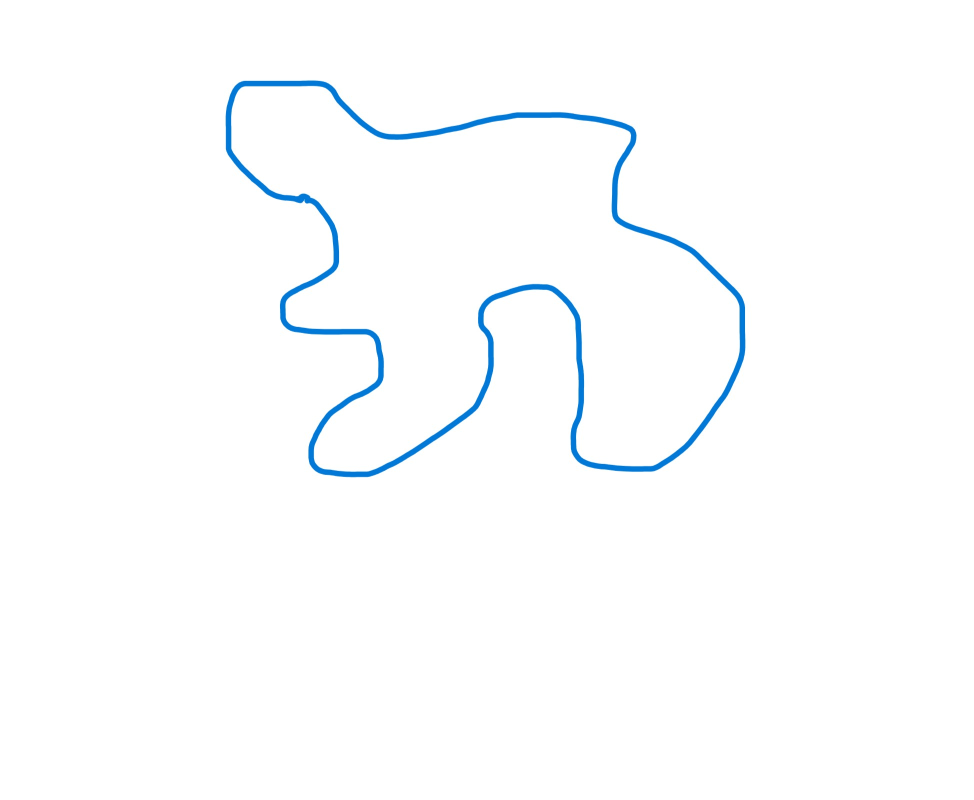
#> input picture img/3.jpeg, 1948 x 1600 px (shown at 1/2 size)
$ python main.py
#> lines starting #> are read from the running program, lines starting #| are printed output that depends on the picture; after the words box and inside, x2 and y2 are one past the last pixel; in counts of white or black regions, pixels touching at a corner belong together; long printed decimals are rounded
### image.py
import cv2
import numpy as np


# [6 lines left out: function myshow, not called in this run]


def get_curve_points(image_path):
    # Load the image
#> called with image_path = 'img/3.jpeg'
    img = cv2.imread(image_path, cv2.IMREAD_GRAYSCALE)

    # img = cv2.floodFill(img, None, [0, 0], 0, 90, 255, cv2.FLOODFILL_FIXED_RANGE)[1]
    img = cv2.threshold(img, 130, 255, cv2.THRESH_BINARY)[1]
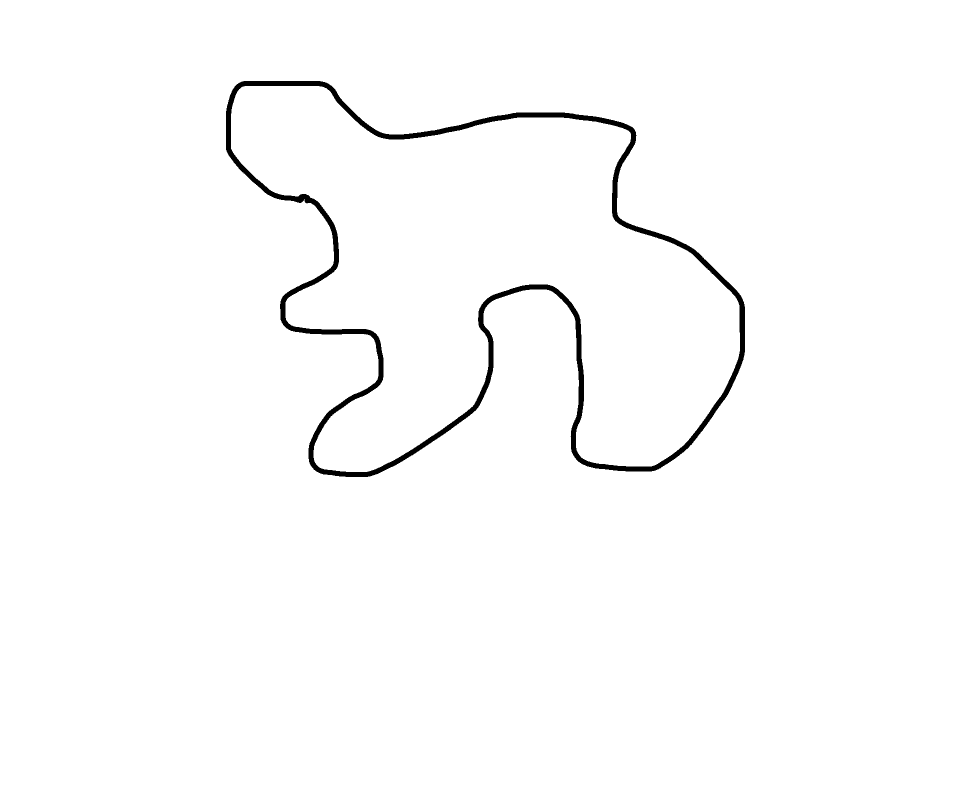
#> img: shape (1600, 1948) (shown at 1/2 size); 98.6% white; 1 black region, box (x1, y1, x2, y2) and area: (452, 162, 1490, 954) 42193
    # myshow(img)

    # Apply Canny edge detection to find the contours
    edges = cv2.Canny(img, 100, 200)
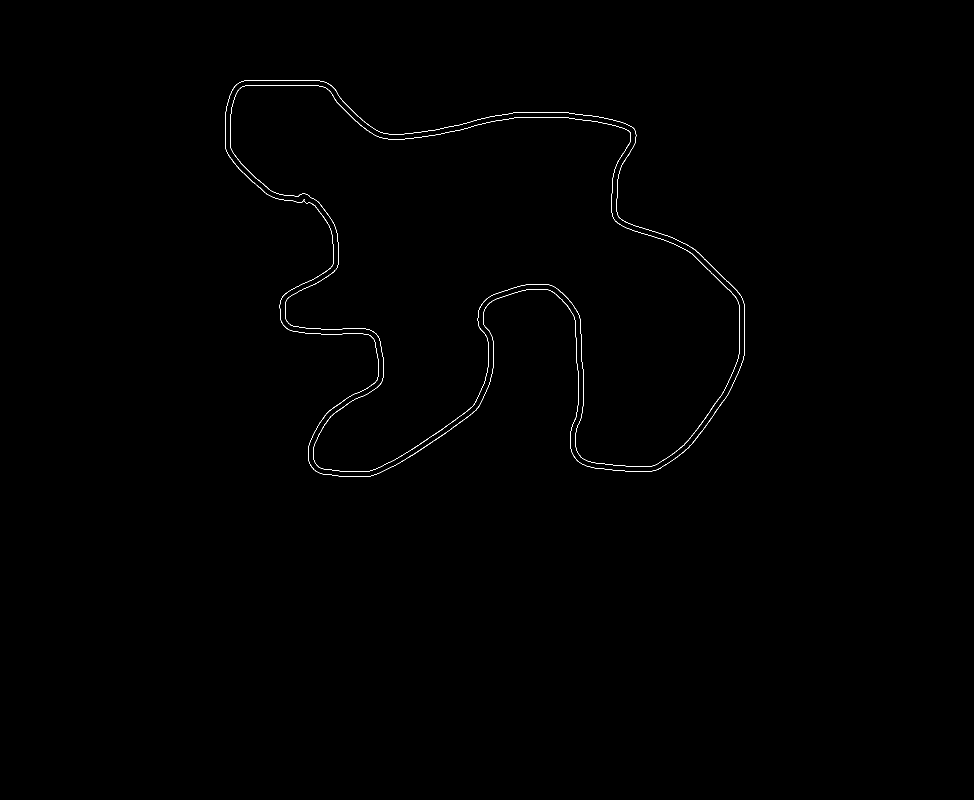
#> edges: shape (1600, 1948) (shown at 1/2 size); 0.28% white in thin lines or dots, all inside (x1, y1, x2, y2) = (451, 161, 1490, 954)

    # Find the contours in the image
    contours, _ = cv2.findContours(
        edges, cv2.RETR_EXTERNAL, cv2.CHAIN_APPROX_NONE)
#> contours = 3 contours, 1 with area under 20; largest, box (x1, y1, x2, y2) and area: (461, 171, 1480, 944) 435890, (451, 161, 1490, 954) 541

    # sort all the contours found and use the largest one
    contours = sorted(contours, key=len)
    curve_points = np.array(contours[-1].squeeze().tolist())
#> curve_points = 7676 pairs, first value 451 to 1489, second value 161 to 953

    img2 = cv2.cvtColor(img, cv2.COLOR_GRAY2BGR)
    img2 = cv2.drawContours(img2, contours, -1, [0, 255, 255], 1)
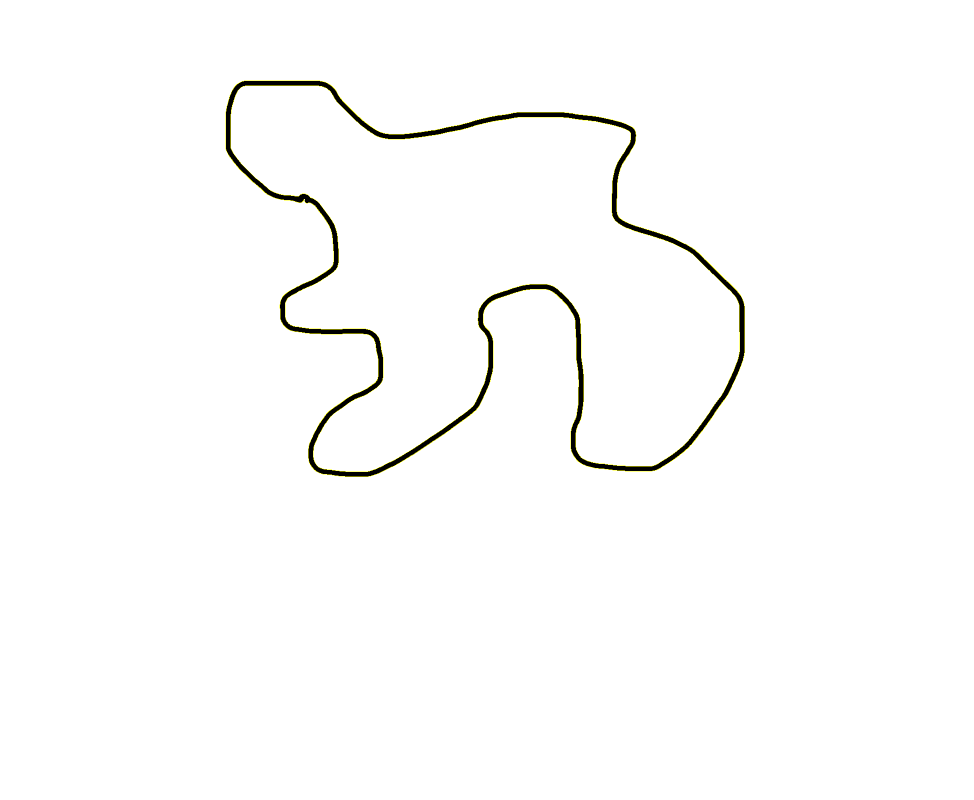
#> img2: shape (1600, 1948, 3) (shown at 1/2 size); mean B, G, R 251.2, 251.9, 251.9
    # myshow(img2)

    # 得到在边界内的中心点，对应傅里叶级数的 a_0 项，而此时即可将其消去
    centerpoint = np.array(
        [curve_points[:, 0].mean(), curve_points[:, 1].mean()])
#> centerpoint = [944.9, 568.9]

    # 将中心点移到原点
    curve_points = (curve_points - centerpoint)/200
#> curve_points = 7676 pairs, first value -2.47 to 2.72, second value -2.04 to 1.92
    curve_points[:, 1] = -curve_points[:, 1]
    return curve_points

### cal1.py
import numpy as np
from scipy import integrate


def get_thetas(curve_points):
    """广义极角，theta = 2*pi*s/l l为边界的长度，s为边界上的点到起点的距离"""
    # l = ∑(√((x_{i+1} - x_i)^2 + (y_{i+1} - y_i)^2))
    # s 为边界上的点到起点的距离

    x = curve_points[:, 0]
    y = curve_points[:, 1]

    ds = np.sqrt((x[1:] - x[:-1])**2 + (y[1:] - y[:-1])**2)
    s = np.insert(np.cumsum(ds), 0, 0, axis=0)

    l = s[-1]
    thetas = (s / l) * 2 * np.pi
    return thetas


def get_a_ns(thetas, r, n):
    """求解傅立叶级数的系数 a_n """

    def dot_1(a, b):
        return np.multiply(a, b).sum(axis=1)

    a_ns0 = [
        integrate.trapezoid(
            dot_1(r, np.transpose([np.cos(i*thetas), np.sin(i*thetas)])),
            thetas,
        ) / (2*np.pi)
        for i in range(-n, n+1, 1)
    ]

    a_ns1 = [
        integrate.trapezoid(
            dot_1(r, np.transpose([np.sin(i*thetas), np.cos(i*thetas)])),
            thetas,
        ) / (2*np.pi)
        for i in range(-n, n+1, 1)
    ]

    return np.array([a_ns0, a_ns1])


def F(theta, a_ns, n):
    # F(θ) = ∑(a_n * e^(inθ))
    acun = (a_ns.shape[1] - 1) // 2
    coef = np.arange(-n, n+1)

    a0, a1 = a_ns[:, acun+coef]
    a0 = np.expand_dims(a0, axis=1)
    a1 = np.expand_dims(a1, axis=1)

    def outer(a, b):
        """Like np.outer but return 1-d array when b is a number"""
        return np.tensordot(a, b, ((), ()))

    vect = [np.cos(outer(coef, theta)), np.sin(outer(coef, theta))]
    vect1 = np.transpose(vect)
    vect2 = np.transpose(vect[::-1])
    # axis -3（如有）: 采样点数
    # axis -2: 级数阶数 2*n+1
    # axis -1: x 或 y 坐标
    r = (a0*vect1 + a1*vect2).sum(axis=-2)
    return r

### main.py
import numpy as np
import matplotlib.pyplot as plt
import image
import cal1

image_path = 'img/3.jpeg'


def plot_curve(curve_points):
    """画出边界"""
    plt.figure(figsize=(6, 6))
    plt.plot(curve_points[:, 0], curve_points[:, 1])
    plt.show()
  # [4 lines of commented-out code are left out]


def plot_res1(curve_points, n, mode=0):
    """画出傅里叶级数的结果"""
    import time
    prof__t0 = time.time()
    prof__td = 0

    curve_points = np.append(curve_points, [curve_points[0]], axis=0)
    thetas = cal1.get_thetas(curve_points)

    a_ns = cal1.get_a_ns(thetas, curve_points, n)
    # 生成一个θ的值的序列，例如从0到2π，步长为0.01
    drawthetas = np.arange(0, 2 * np.pi, 0.01)
    print(f'[i] 计算系数用时 {time.time() - prof__t0} 秒')

    # 使用matplotlib的plot函数绘制图像
    if (mode == 0):
        f_values = cal1.F(drawthetas, a_ns, n)

        plt.figure(figsize=(6, 8))
        plt.title('n = ' + str(n))
        plt.plot(f_values[:, 0], f_values[:, 1])
        plt.plot(curve_points[:, 0], curve_points[:, 1])
        # plt.savefig('out/41f'+str(n)+'.jpg')
        plt.show()
    # else是为了展示当n增大时的变化
    else:
        for i in range(2, n+1):
            prof__t0 = time.time()

            f_values = cal1.F(drawthetas, a_ns, i)

            prof__td += time.time() - prof__t0

            plt.title('n = ' + str(i))
            plt.plot(f_values[:, 0], f_values[:, 1])
            plt.plot(curve_points[:, 0], curve_points[:, 1])
            plt.draw()
            plt.pause(0.1)
            plt.clf()

        print(f'[i] 代值用时 {prof__td} 秒')


curve_points = image.get_curve_points(image_path)
#> curve_points = 7676 pairs, first value -2.47 to 2.72, second value -1.92 to 2.04
plot_curve(curve_points)
#> in plot_curve, `plt.show()`:
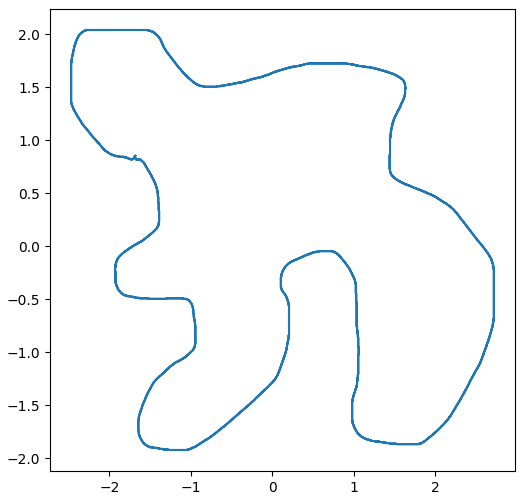
#> figure drawn by matplotlib, 1 panel
curve_points = np.array(curve_points)
plot_res1(curve_points, 50, 1)
#> in plot_res1, `curve_points = np.append(curve_points, [curve_points[0]], axis=0)`: curve_points = 7677 pairs, first value -2.47 to 2.72, second value -1.92 to 2.04
#> in get_thetas, `x = curve_points[:, 0]`: x = 7677 values, max 2.72 at index 1866, min -2.47 at index 70, mean -0.000298
#> in get_thetas, `y = curve_points[:, 1]`: y = 7677 values, max 2.04 at index 0, min -1.92 at index 3268, mean 0.000266
#> in get_thetas, `ds = np.sqrt((x[1:] - x[:-1])**2 + (y[1:] - y[:-1])**2)`: ds = 7676 values, max 0.00707 at index 20, min 0.005 at index 1, mean 0.0057
#> in get_thetas, `s = np.insert(np.cumsum(ds), 0, 0, axis=0)`: s = 7677 values from 0 to 43.76
#> in get_thetas, `l = s[-1]`: l = 43.76
#> in get_thetas, `thetas = (s / l) * 2 * np.pi`: thetas = 7677 values from 0 to 6.28
#> in get_a_ns, `a_ns0 = [ integrate.trapezoid( dot_1(r, np.transpose([np.cos(i*thetas)..`: a_ns0 = 101 values, max 0.335 at index 51, min -1.07 at index 48, mean -0.0225
#> in get_a_ns, `a_ns1 = [ integrate.trapezoid( dot_1(r, np.transpose([np.sin(i*thetas)..`: a_ns1 = 101 values, max 0.87 at index 48, min -0.401 at index 53, mean 0.02
#> the loop in plot_res1, `for i in range(2, n+1):` made 49 passes
#> (a0 in F, a1 in F) on passes 1 to 2: ([-1.07, -0.00976, 0.00589, 0.335, -0.647], [0.87, 0.588, -0.0172, 0.676, -0.142]), ([-0.147, -1.07, -0.00976, 0.00589, 0.335, -0.647, -0.397], [0.156, 0.87, 0.588, -0.0172, 0.676, -0.142, -0.401])
#> pass 1, in plot_res1, `plt.pause(0.1)`:
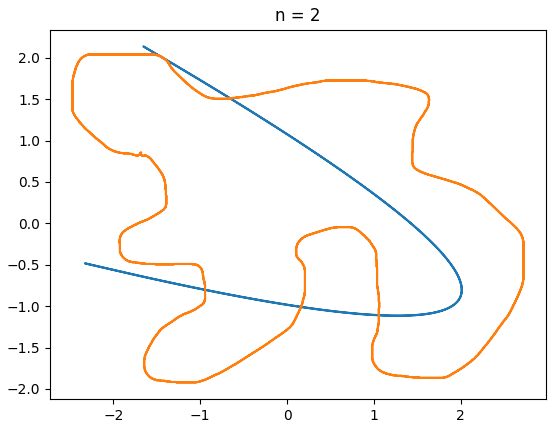
#> figure drawn by matplotlib, 1 panel
#> pass 2, in plot_res1, `plt.pause(0.1)`:
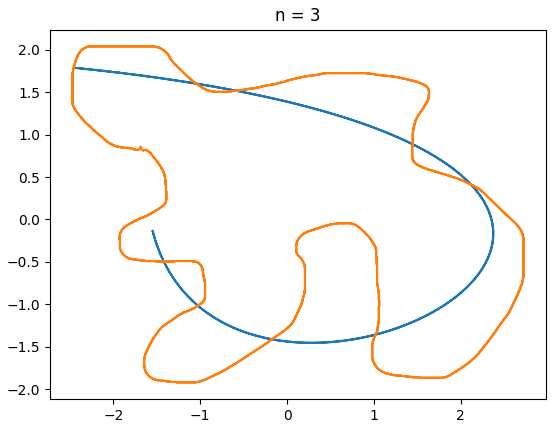
#> figure drawn by matplotlib, 1 panel
#> after the loop in plot_res1, `for i in range(2, n+1):`: prof__td = 0.0955
#| [i] 代值用时 0.09547 秒
